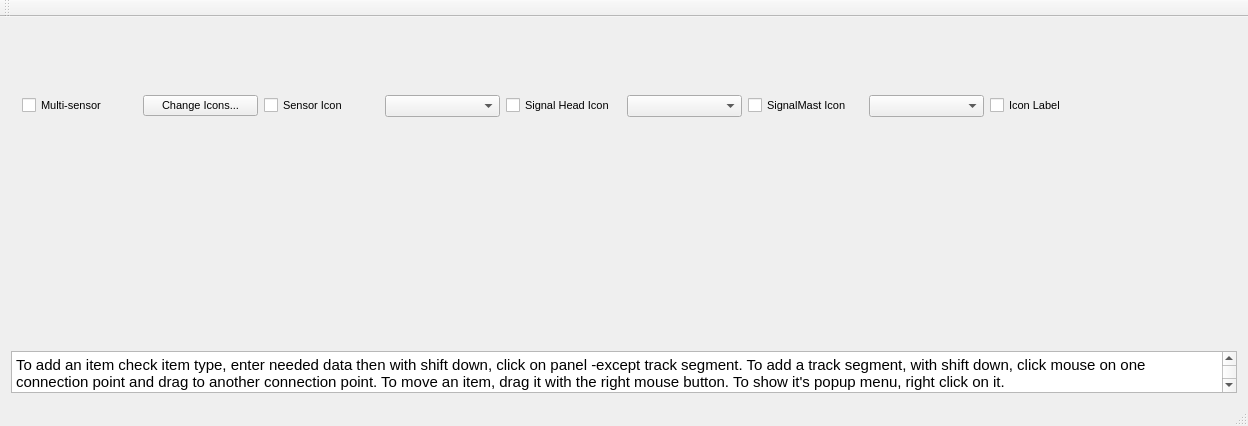
<?xml version="1.0" encoding="UTF-8"?>
<ui version="4.0">
 <class>LayoutEditor</class>
 <widget class="QMainWindow" name="LayoutEditor">
  <property name="geometry">
   <rect>
    <x>0</x>
    <y>0</y>
    <width>1248</width>
    <height>426</height>
   </rect>
  </property>
  <property name="font">
   <font>
    <pointsize>8</pointsize>
   </font>
  </property>
  <property name="windowTitle">
   <string>MyLayoutEditor</string>
  </property>
  <widget class="QWidget" name="centralWidget">
   <layout class="QVBoxLayout" name="verticalLayout">
    <item>
     <widget class="QWidget" name="toolBarWidget" native="true">
      <layout class="QVBoxLayout" name="verticalLayout_2">
       <item>
        <layout class="QHBoxLayout" name="horizontalLayout_2">
         <item>
          <layout class="QHBoxLayout" name="horizontalLayout_34">
           <item>
            <widget class="QCheckBox" name="multiSensorButton">
             <property name="text">
              <string>Multi-sensor</string>
             </property>
            </widget>
           </item>
           <item>
            <widget class="QPushButton" name="changeIconsButton">
             <property name="toolTip">
              <string>&lt;html&gt;&lt;head/&gt;&lt;body&gt;&lt;p&gt;Click to change icons used to represent sensors, signal head or label (whichever is checked at the right).&lt;/p&gt;&lt;/body&gt;&lt;/html&gt;</string>
             </property>
             <property name="text">
              <string>Change Icons...</string>
             </property>
            </widget>
           </item>
          </layout>
         </item>
         <item>
          <layout class="QHBoxLayout" name="horizontalLayout_35">
           <item>
            <widget class="QCheckBox" name="sensorButton">
             <property name="text">
              <string>Sensor Icon</string>
             </property>
            </widget>
           </item>
           <item>
            <widget class="NamedBeanComboBox" name="sensorComboBox"/>
           </item>
          </layout>
         </item>
         <item>
          <layout class="QHBoxLayout" name="horizontalLayout_36">
           <item>
            <widget class="QCheckBox" name="signalButton">
             <property name="text">
              <string>Signal Head Icon</string>
             </property>
            </widget>
           </item>
           <item>
            <widget class="NamedBeanComboBox" name="signalHeadComboBox"/>
           </item>
          </layout>
         </item>
         <item>
          <layout class="QHBoxLayout" name="horizontalLayout_37">
           <item>
            <widget class="QCheckBox" name="signalMastButton">
             <property name="text">
              <string>SignalMast Icon</string>
             </property>
            </widget>
           </item>
           <item>
            <widget class="NamedBeanComboBox" name="signalMastComboBox"/>
           </item>
          </layout>
         </item>
         <item>
          <widget class="QCheckBox" name="iconLabelButton">
           <property name="text">
            <string>Icon Label</string>
           </property>
          </widget>
         </item>
        </layout>
       </item>
      </layout>
     </widget>
    </item>
    <item>
     <widget class="QWidget" name="editPanel" native="true"/>
    </item>
    <item>
     <widget class="QTextEdit" name="textEdit">
      <property name="sizePolicy">
       <sizepolicy hsizetype="Expanding" vsizetype="Minimum">
        <horstretch>0</horstretch>
        <verstretch>0</verstretch>
       </sizepolicy>
      </property>
      <property name="maximumSize">
       <size>
        <width>16777215</width>
        <height>42</height>
       </size>
      </property>
      <property name="html">
       <string>&lt;!DOCTYPE HTML PUBLIC &quot;-//W3C//DTD HTML 4.0//EN&quot; &quot;http://www.w3.org/TR/REC-html40/strict.dtd&quot;&gt;
&lt;html&gt;&lt;head&gt;&lt;meta name=&quot;qrichtext&quot; content=&quot;1&quot; /&gt;&lt;style type=&quot;text/css&quot;&gt;
p, li { white-space: pre-wrap; }
&lt;/style&gt;&lt;/head&gt;&lt;body style=&quot; font-family:'Ubuntu'; font-size:8pt; font-weight:400; font-style:normal;&quot;&gt;
&lt;p style=&quot; margin-top:0px; margin-bottom:0px; margin-left:0px; margin-right:0px; -qt-block-indent:0; text-indent:0px;&quot;&gt;&lt;span style=&quot; font-size:11pt;&quot;&gt;To add an item check item type, enter needed data then with shift down, click on panel -except track segment. To add a track segment, with shift down, click mouse on one connection point and drag to another connection point. To move an item, drag it with the right mouse button. To show it's popup menu, right click on it. &lt;/span&gt;&lt;/p&gt;&lt;/body&gt;&lt;/html&gt;</string>
      </property>
     </widget>
    </item>
   </layout>
  </widget>
  <widget class="QToolBar" name="mainToolBar">
   <property name="font">
    <font>
     <pointsize>8</pointsize>
    </font>
   </property>
   <attribute name="toolBarArea">
    <enum>TopToolBarArea</enum>
   </attribute>
   <attribute name="toolBarBreak">
    <bool>false</bool>
   </attribute>
  </widget>
  <widget class="QStatusBar" name="statusBar"/>
  <action name="actionSave_panels">
   <property name="text">
    <string>Save panels ...</string>
   </property>
  </action>
  <action name="actionDelete_this_panel">
   <property name="text">
    <string>Delete this panel ...</string>
   </property>
  </action>
  <action name="actionEdit_mode">
   <property name="checkable">
    <bool>true</bool>
   </property>
   <property name="checked">
    <bool>true</bool>
   </property>
   <property name="text">
    <string>Edit mode</string>
   </property>
  </action>
  <action name="actionAllow_repositioning">
   <property name="checkable">
    <bool>true</bool>
   </property>
   <property name="text">
    <string>Allow repositioning</string>
   </property>
  </action>
  <action name="actionAllow_layout_control">
   <property name="checkable">
    <bool>true</bool>
   </property>
   <property name="text">
    <string>Allow layout control</string>
   </property>
  </action>
  <action name="actionAllow_turnout_animation">
   <property name="checkable">
    <bool>true</bool>
   </property>
   <property name="text">
    <string>Allow turnout animation</string>
   </property>
  </action>
  <action name="actionShow_help_bar_in_edit_mode">
   <property name="checkable">
    <bool>true</bool>
   </property>
   <property name="text">
    <string>Show help bar in edit mode</string>
   </property>
  </action>
  <action name="actionShow_grid_in_edit_mode">
   <property name="checkable">
    <bool>true</bool>
   </property>
   <property name="text">
    <string>Show grid in edit mode</string>
   </property>
  </action>
  <action name="actionSnap_to_grid_when_adding">
   <property name="checkable">
    <bool>true</bool>
   </property>
   <property name="text">
    <string>Snap to grid when adding</string>
   </property>
  </action>
  <action name="actionSnap_to_grid_when_moving">
   <property name="checkable">
    <bool>true</bool>
   </property>
   <property name="text">
    <string>Snap to grid when moving</string>
   </property>
  </action>
  <action name="actionBoth_scrollbars">
   <property name="text">
    <string>Both scrollbars</string>
   </property>
  </action>
  <action name="actionNo_scrollbars">
   <property name="text">
    <string>No scrollbars</string>
   </property>
  </action>
  <action name="actionHorizontal_only">
   <property name="text">
    <string>Horizontal only</string>
   </property>
  </action>
  <action name="actionVertical_only">
   <property name="text">
    <string>Vertical only</string>
   </property>
  </action>
  <action name="actionNever">
   <property name="text">
    <string>Never</string>
   </property>
  </action>
  <action name="actionAlways">
   <property name="text">
    <string>Always</string>
   </property>
  </action>
  <action name="actionIn_edit_mode_only">
   <property name="text">
    <string>In edit mode only</string>
   </property>
  </action>
  <action name="actionNot_in_edit_mode_only">
   <property name="text">
    <string>Not in edit mode only</string>
   </property>
  </action>
  <action name="actionShow_turnout_circles">
   <property name="checkable">
    <bool>true</bool>
   </property>
   <property name="text">
    <string>Show turnout circles</string>
   </property>
  </action>
  <action name="actionEnable_antialiasing_smoother_lines">
   <property name="checkable">
    <bool>true</bool>
   </property>
   <property name="text">
    <string>Enable antialiasing (smoother lines)</string>
   </property>
  </action>
  <action name="actionNew_title">
   <property name="text">
    <string>New title ...</string>
   </property>
  </action>
  <action name="actionNo_zoom">
   <property name="checkable">
    <bool>true</bool>
   </property>
   <property name="text">
    <string>No zoom</string>
   </property>
  </action>
  <action name="actionX_1_5">
   <property name="checkable">
    <bool>true</bool>
   </property>
   <property name="text">
    <string>x 1.5</string>
   </property>
  </action>
  <action name="actionX_2_0">
   <property name="checkable">
    <bool>true</bool>
   </property>
   <property name="text">
    <string>x 2.0</string>
   </property>
  </action>
  <action name="actionX_3_0">
   <property name="checkable">
    <bool>true</bool>
   </property>
   <property name="text">
    <string>x 3.0</string>
   </property>
  </action>
  <action name="actionX_4_0">
   <property name="checkable">
    <bool>true</bool>
   </property>
   <property name="text">
    <string>x 4.0</string>
   </property>
  </action>
  <action name="actionAdd_loco">
   <property name="text">
    <string>Add loco...</string>
   </property>
  </action>
  <action name="actionAdd_loco_from_roster">
   <property name="text">
    <string>Add loco from roster...</string>
   </property>
  </action>
  <action name="actionRemove_markers">
   <property name="text">
    <string>Remove markers</string>
   </property>
  </action>
  <action name="actionEdit_track_width">
   <property name="text">
    <string>Edit track width</string>
   </property>
  </action>
  <action name="actionAdd_reporter_label">
   <property name="text">
    <string>Add reporter label</string>
   </property>
  </action>
  <action name="actionPlaceholder">
   <property name="text">
    <string>placeholder</string>
   </property>
  </action>
  <action name="actionPlaceholder_2">
   <property name="text">
    <string>Placeholder</string>
   </property>
  </action>
  <action name="actionAdd_background_image_2">
   <property name="text">
    <string>Add background image</string>
   </property>
  </action>
  <action name="actionLoad_xl">
   <property name="text">
    <string>Load XML</string>
   </property>
  </action>
  <action name="actionLoad_XML">
   <property name="text">
    <string>Load XML</string>
   </property>
  </action>
  <action name="actionPlaceholder_3">
   <property name="text">
    <string>placeholder</string>
   </property>
  </action>
  <action name="actionPlaceholder_4">
   <property name="text">
    <string>placeholder</string>
   </property>
  </action>
  <action name="actionLoad_Other_Xml">
   <property name="text">
    <string>Load Other XML</string>
   </property>
  </action>
  <action name="actionLoad_Other_XML">
   <property name="text">
    <string>Load Other XML</string>
   </property>
  </action>
  <action name="actionSave">
   <property name="enabled">
    <bool>false</bool>
   </property>
   <property name="text">
    <string>Save</string>
   </property>
  </action>
  <action name="actionSave_as">
   <property name="enabled">
    <bool>true</bool>
   </property>
   <property name="text">
    <string>Save as...</string>
   </property>
  </action>
  <action name="actionScale_Translate_track_diagram">
   <property name="text">
    <string>Scale/Translate Track Diagram...</string>
   </property>
  </action>
  <action name="actionTranslate_Selection">
   <property name="text">
    <string>Translate Selection</string>
   </property>
  </action>
  <action name="actionUndo_Translate_Selection">
   <property name="text">
    <string>Undo Translate Selection</string>
   </property>
  </action>
  <action name="actionUse_Program_Default_Turnout_size">
   <property name="text">
    <string>Use Program Default Turnout size</string>
   </property>
  </action>
  <action name="actionSkip_unsignalled_Internal_Turnouts">
   <property name="checkable">
    <bool>true</bool>
   </property>
   <property name="text">
    <string>Skip Unsignalled Internal Turnouts</string>
   </property>
  </action>
  <action name="actionSet_Signals_at_Turnout">
   <property name="text">
    <string>Set Signals at Turnout...</string>
   </property>
  </action>
  <action name="actionSet_Signals_at_Block_Boundary">
   <property name="text">
    <string>Set Signals at Block Boundary...</string>
   </property>
  </action>
  <action name="actionSet_Signals_at_Crossover">
   <property name="text">
    <string>Set Signals at Crossover...</string>
   </property>
  </action>
  <action name="actionSet_Signals_at_Level_Crossing">
   <property name="enabled">
    <bool>true</bool>
   </property>
   <property name="text">
    <string>Set Signals at Level Crossing...</string>
   </property>
  </action>
  <action name="actionSet_SIgnals_at_Throat_to_Throat_Turnouts">
   <property name="enabled">
    <bool>true</bool>
   </property>
   <property name="text">
    <string>Set SIgnals at Throat to Throat Turnouts...</string>
   </property>
  </action>
  <action name="actionSet_Signals_at_Three_Way_Turnout">
   <property name="enabled">
    <bool>true</bool>
   </property>
   <property name="text">
    <string>Set Signals at 3-Way Turnout...</string>
   </property>
  </action>
  <action name="actionSet_Signals_at_a_Slip">
   <property name="enabled">
    <bool>true</bool>
   </property>
   <property name="text">
    <string>Set Signals at a Slip...</string>
   </property>
  </action>
  <action name="actionEntry_Exit">
   <property name="enabled">
    <bool>true</bool>
   </property>
   <property name="text">
    <string>Entry Exit...</string>
   </property>
  </action>
  <action name="actionAdd_Fast_Clock">
   <property name="text">
    <string>Add Fast Clock</string>
   </property>
  </action>
  <action name="actionInit">
   <property name="text">
    <string>Init</string>
   </property>
  </action>
  <action name="actionMoveLayout">
   <property name="text">
    <string>MoveLayout</string>
   </property>
  </action>
  <action name="actionAdd_Turntable">
   <property name="text">
    <string>Add Turntable</string>
   </property>
  </action>
  <action name="actionCalculate_bounds">
   <property name="text">
    <string>Calculate bounds</string>
   </property>
  </action>
  <action name="x">
   <property name="text">
    <string>Zoom In</string>
   </property>
  </action>
  <action name="y">
   <property name="text">
    <string>Zoom Out</string>
   </property>
  </action>
  <action name="actionZoom_In">
   <property name="text">
    <string>Zoom In</string>
   </property>
  </action>
  <action name="actionZoom_Out">
   <property name="text">
    <string>Zoom Out</string>
   </property>
  </action>
  <action name="actionZoom_to_fit">
   <property name="text">
    <string>Zoom to fit</string>
   </property>
  </action>
 </widget>
 <layoutdefault spacing="6" margin="11"/>
 <customwidgets>
  <customwidget>
   <class>NamedBeanComboBox</class>
   <extends>QComboBox</extends>
   <header location="global">namedbeancombobox.h</header>
  </customwidget>
 </customwidgets>
 <resources/>
 <connections/>
</ui>
